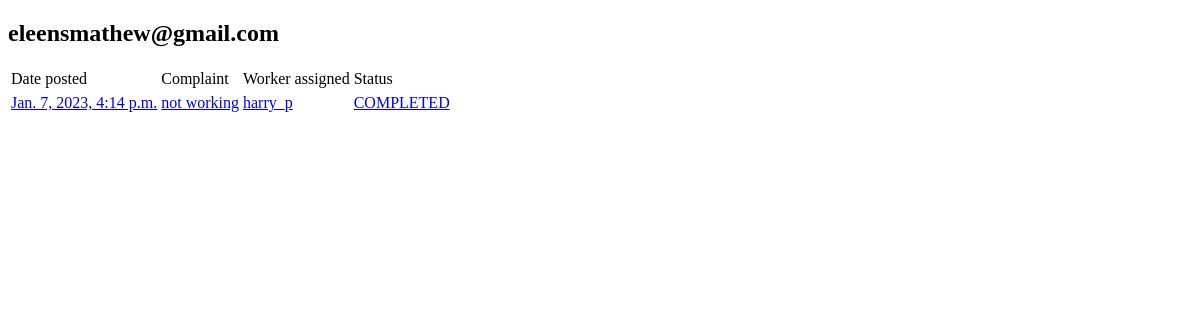
Page /history/ (signed in) on the earlier database version.
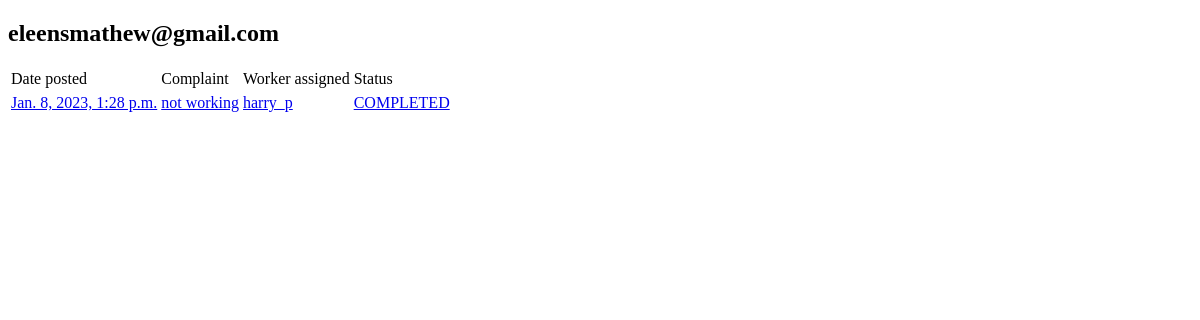
Same page on the later database version.
### user/models.py (models this page shows, shortened)
class CustomUser(AbstractUser):
    email = models.EmailField(verbose_name="Email", null=True, unique=True, max_length=100)
    USERNAME_FIELD = "email" # make the user log in with the email
    REQUIRED_FIELDS = ["username"]
    objects = CustomUserManager()

class WorkerProfile(models.Model):
    worker =models.OneToOneField(UserProfile, null =True, on_delete=models.SET_NULL)
    profession = models.CharField(max_length=100, default=None)
    biodata = models.TextField(default = None)
    no_of_jobs = models.IntegerField(default=0)

class UserProfile(models.Model):
    user = models.OneToOneField(CustomUser,null =True, on_delete=models.SET_NULL)
    image=models.ImageField(default='default.jpg',upload_to='profile_pics')  #images will get saved in directory called profile_pics
    phone_no= models.CharField(default='0000',max_length=50)
    address = models.TextField(default = '0000')

### home/models.py (models this page shows, shortened)
class TaskHistory(models.Model):
     title = models.CharField(max_length=100)
     complaint = models.TextField() #unrestricted text
     date_posted=models.DateTimeField(default=timezone.now)#(auto_now=True)#updated date post everytime post is updated
     assignedby = models.ForeignKey(UserProfile, on_delete=models.CASCADE)  #IF USER IS DELETED POSTS ARE DELETED
     assigned=models.ForeignKey(WorkerProfile,on_delete=models.CASCADE,null =True,default=None)
     profession=models.CharField(max_length=100)
     status=models.CharField(default = "PENDING", max_length = 50)
     Comments = models.TextField(blank=True,default = None)

### home/views.py (the view)
# urls.py: path('history/', displayhistory, name = 'history'),
@login_required
def displayhistory(request):
    if request.user.is_authenticated:
        user1=request.user
        c=CustomUser.objects.get(email=user1)
        u=UserProfile.objects.get(user=c)
        tasks = TaskHistory.objects.filter(assignedby = u)
        context = {
            'tasks' : tasks,
            'request.user' : request.user
            }
    return render(request, 'home/displayhistory.html',context)

### home/templates/home/displayhistory.html (shortened to what this page needs)
<!DOCTYPE html>
<html lang="en">
<head>
</head>
<body>
    <div>
        <h2 class="account-heading">{{ request.user }}</h2>
        <table>
            <tr>
                <td>Date posted</td>
                <td>Complaint</td>
                <td>Worker assigned</td>
                <td>Status</td>
            </tr>
            {% for task in tasks %}
            <tr>
                <tr>
                    <td><a href = "{% url 'detailed_task' pk=task.id %}">{{ task.date_posted }}</a></td>
                <td><a href = "{% url 'detailed_task' pk=task.id %}">{{ task.complaint }}</a></td>
                <td><a href = "{% url 'detailed_task' pk=task.id %}">{{ task.assigned.worker.user.username}}</a></td>
                <td><a href = "{% url 'detailed_task' pk=task.id %}">{{ task.status }}</a></td>
                </tr>
            </tr>
            {% endfor %}
        </table>
    </div>
</body>
</html>

Differences in the rows shown:
removed TaskHistory: date_posted "Jan. 7, 2023, 4:14 p.m.", complaint "not working", assigned.worker.user.username "harry_p", status "COMPLETED"
added TaskHistory: date_posted "Jan. 8, 2023, 1:28 p.m.", complaint "not working", assigned.worker.user.username "harry_p", status "COMPLETED"
